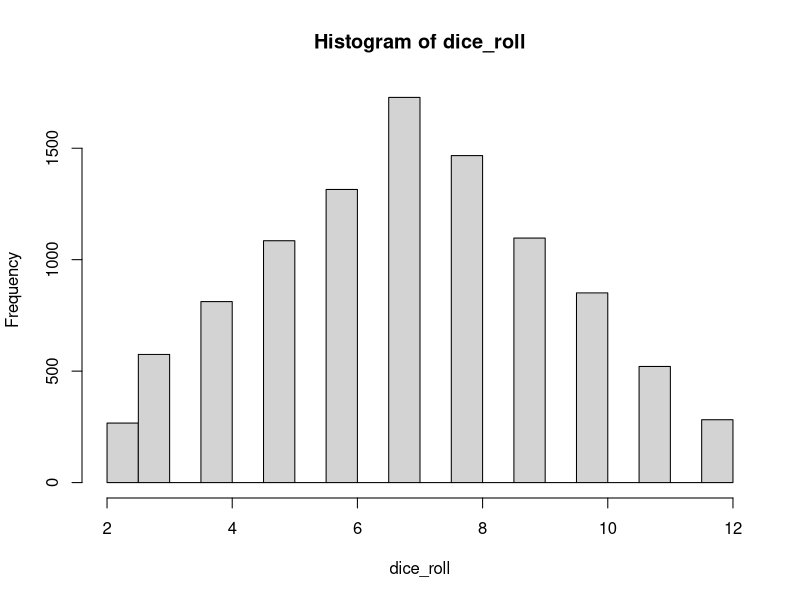
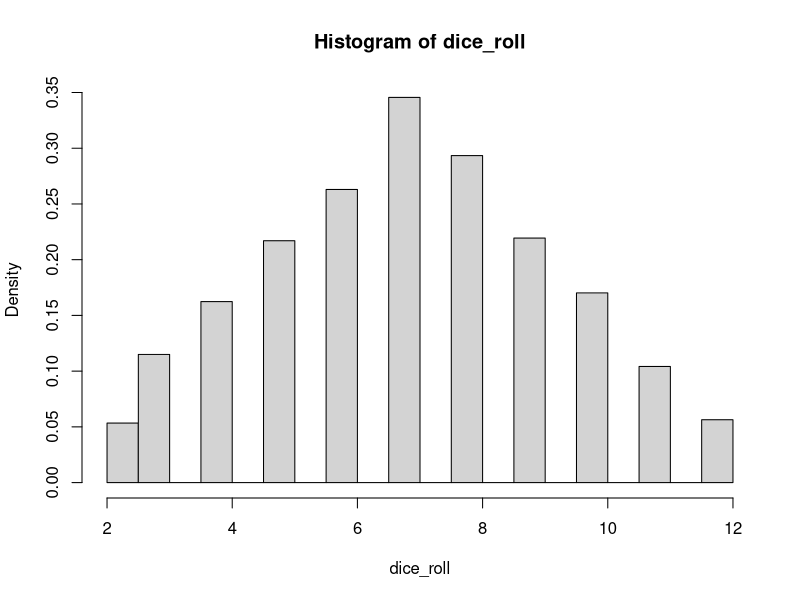
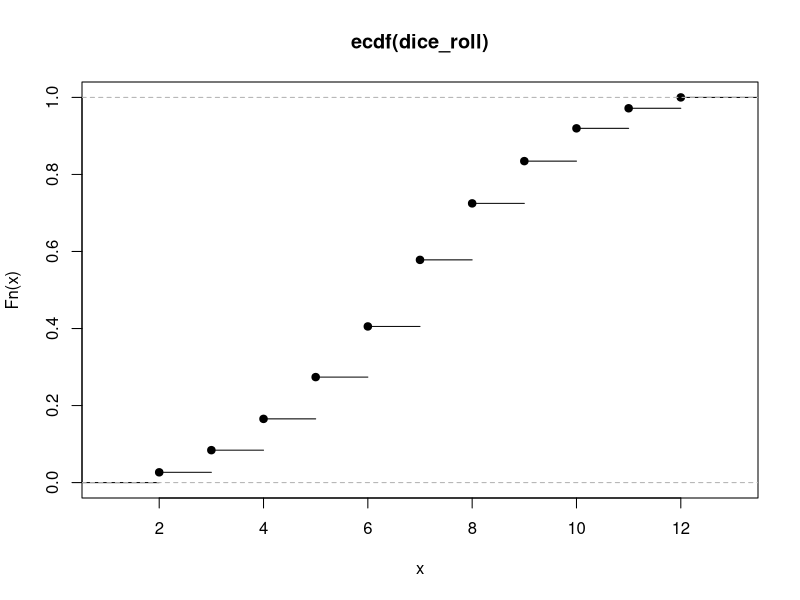
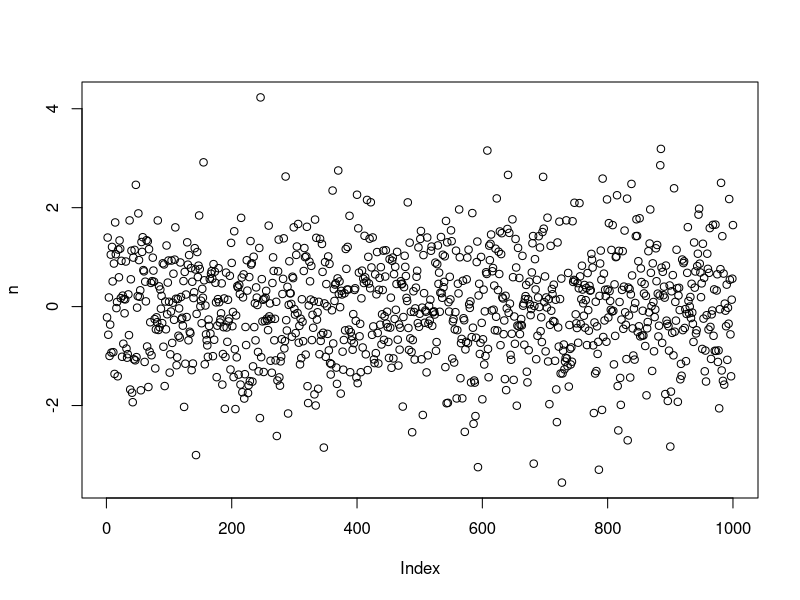
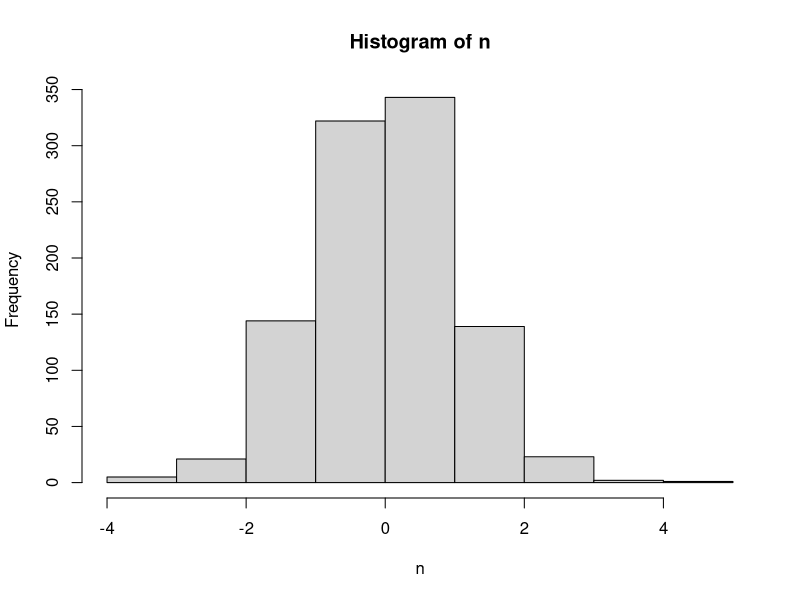
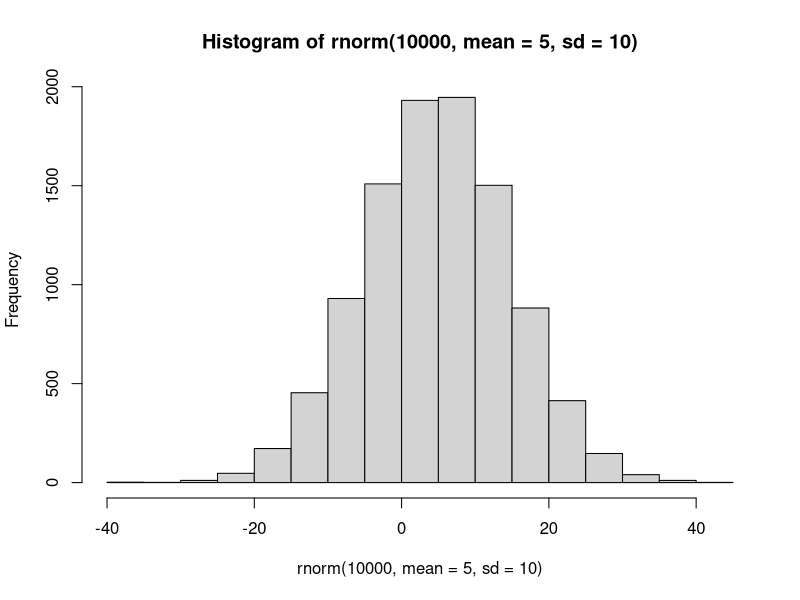

Here is the R script that generated these plots, in order:
d = 10000

dice1 <- sample(6,d,replace=TRUE)
dice2 <- sample(6,d,replace=TRUE)

# sum of rolling dice
dice_roll <- dice1+dice2

# histogram of rolling dice
hist(dice_roll)
hist(dice_roll,freq=FALSE)

# cumulative distribution plot
plot(ecdf(dice_roll))

# normal distribution
n <- rnorm(1000)
plot(n)
hist(n)

hist(rnorm(10000,mean=5,sd=10))

# what is percentile of my height - mean=70inch, sd=5inch
# my height= 174cm
z=(174-177.8)/12.7
pnorm(z)